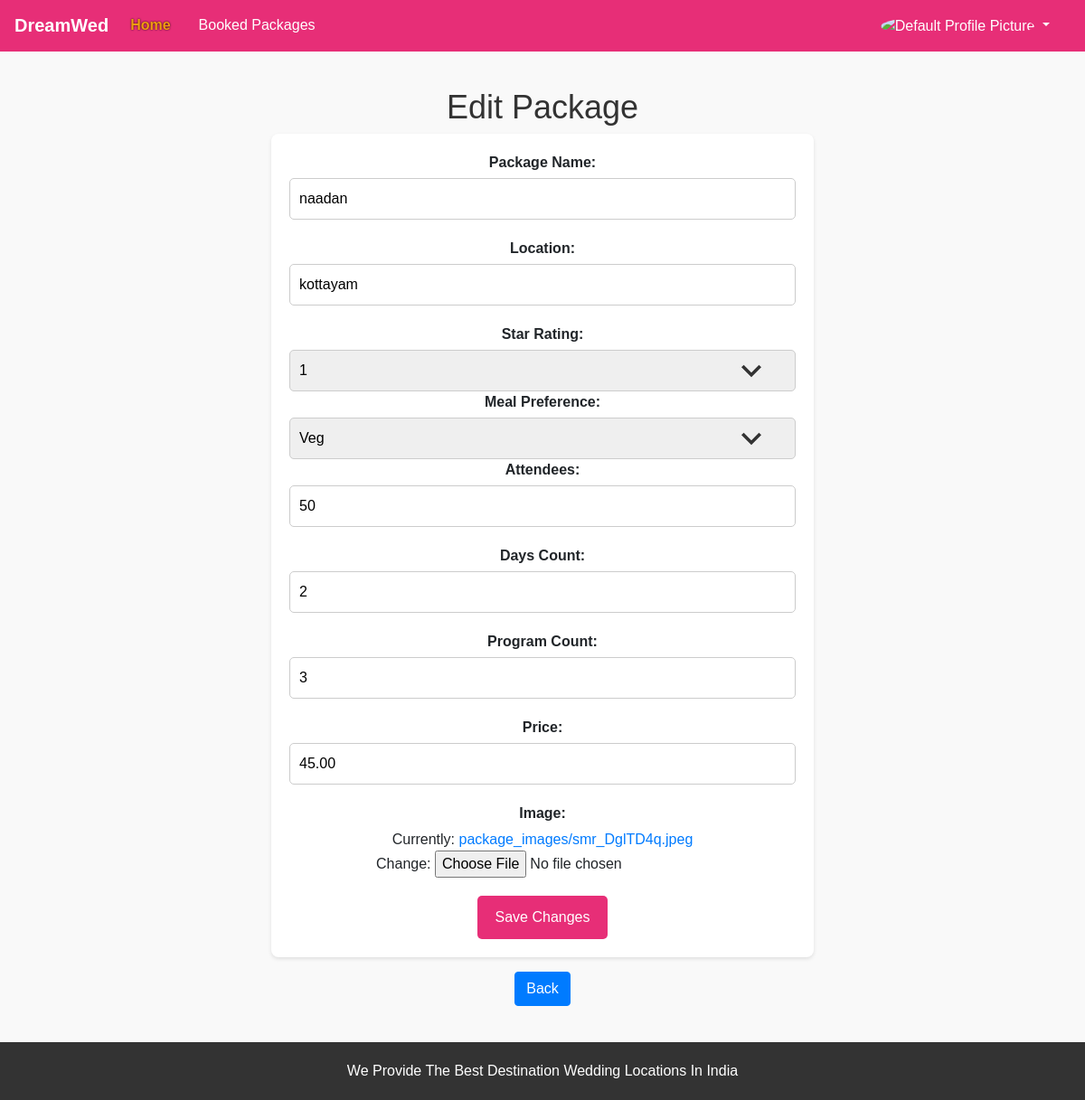
Page /destmanager/package/8/edit/ on the committed database.
### myadmin/models.py (models this page shows, shortened)
class Package(models.Model):
    package_name = models.CharField(max_length=100)
    star_rating = models.IntegerField()
    meal_preference = models.CharField(max_length=50)
    attendees = models.IntegerField()
    days_count = models.IntegerField()
    program_count = models.IntegerField()
    price = models.DecimalField(max_digits=10, decimal_places=2)
    image = models.ImageField(upload_to='package_images/')
    location = models.CharField(max_length=100)

### destmanager/views.py (the view)
# urls.py: path('package/<int:pk>/edit/', views.edit_package, name='edit_package'),
def edit_package(request, pk):
    package = get_object_or_404(Package, pk=pk)
    if request.method == 'POST':
        form = PackageForm(request.POST, request.FILES, instance=package)
        if form.is_valid():
            form.save()
            return redirect('destmanager:eventhome')  # Redirect to package detail page after editing
    else:
        form = PackageForm(instance=package)
    return render(request, 'destmanager/edit_package.html', {'form': form})

### myadmin/forms.py
class PackageForm(forms.ModelForm):
    class Meta:
        model = Package
        fields = ['package_name', 'star_rating', 'meal_preference', 'attendees', 'days_count', 'program_count', 'price', 'image','location']

### destmanager/templates/destmanager/edit_package.html (shortened to what this page needs)
{% load static %}
<!DOCTYPE html>
<html lang="en">
<head>
    <link rel="stylesheet" href="https://maxcdn.bootstrapcdn.com/bootstrap/4.5.2/css/bootstrap.min.css">
    <link rel="stylesheet" href="https://cdnjs.cloudflare.com/ajax/libs/font-awesome/5.15.4/css/all.min.css">
</head>
<body>
    <nav class="navbar navbar-expand-lg navbar-light custom-navbar">
        <a class="navbar-brand" href="{% url 'destmanager:eventhome' %}">DreamWed</a>
        <div class="collapse navbar-collapse" id="navbarNav">
            <ul class="navbar-nav">
                <li class="nav-item active">
                    <a class="nav-link" href="{% url 'destmanager:eventhome' %}">Home</a>
                </li>
                <li class="nav-item">
                    <a class="nav-link" href="{% url 'destmanager:package_booking_list' %}">Booked Packages</a>
                </li>
            </ul>
            <ul class="navbar-nav ml-auto">
                <li class="nav-item dropdown">
                    <a class="nav-link dropdown-toggle" href="#" id="profileDropdown" role="button" data-toggle="dropdown" aria-haspopup="true" aria-expanded="false">
                        {% if profile_image_url %}
                            <img src="{{ profile_image_url }}" alt="Profile Picture" width="40" height="40" class="rounded-circle">
                        {% else %}
                            <img src="{% static '/images/no.jpg' %}" alt="Default Profile Picture" width="40" height="40" class="rounded-circle">
                        {% endif %}
                    </a>
                </li>
            </ul>
        </div>
    </nav>
    <div class="main-content">
        <h1>Edit Package</h1>
        <form id="secondPackageForm" method="post" enctype="multipart/form-data">
            <div class="form-group">
                <label for="id_package_name">Package Name:</label>
                {{ form.package_name }}
            </div>
            <div class="form-group">
                <label for="id_location">Location:</label>
                {{ form.location }}
            </div>
            <label for="id_star_rating">Star Rating:</label>
            <select id="id_star_rating" name="star_rating">
                <option value="1">1</option>
            </select>
                <label for="id_meal_preference">Meal Preference:</label>
                <select id="id_meal_preference" name="meal_preference">
                    <option value="veg">Veg</option>
                </select>
            <div class="form-group">
                <label for="id_attendees">Attendees:</label>
                {{ form.attendees }}
            </div>
            <div class="form-group">
                <label for="id_days_count">Days Count:</label>
                {{ form.days_count }}
            </div>
            <div class="form-group">
                <label for="id_program_count">Program Count:</label>
                {{ form.program_count }}
            </div>
            <div class="form-group">
                <label for="id_price">Price:</label>
                {{ form.price }}
            </div>
            <div class="form-group">
                <label for="id_image">Image:</label>
                {{form.image}}
            </div>
            <button type="submit" class="btn btn-primary">Save Changes</button>
        </form>
            <a href="{% url 'destmanager:package_booking_list' %}" class="btn btn-primary mt-3">Back</a>
    </div>
    <footer>
        We Provide The Best Destination Wedding Locations In India
    </footer>
</body>
</html>

### destmanager/templates/destmanager/edit_package.html (style rules this page uses)
body { font-family: Arial, sans-serif; margin: 0; padding: 0; background-color: #f9f9f9; }
.main-content { padding: 40px; text-align: center; }
h1 { font-size: 36px; color: #333; }
footer { background-color: #333; color: #ffffff; text-align: center; padding: 20px; }
.custom-navbar { background-color: #e72e77; }
.custom-navbar .navbar-brand { color: #fff; font-weight: bold; }
.custom-navbar .navbar-nav .nav-link { color: #fff; margin-right: 15px; }
.custom-navbar .nav-item.active .nav-link { color: #f39c12; font-weight: bold; text-shadow: 0 0 2px #000; }
form { max-width: 600px; margin: 0 auto; background-color: #fff; padding: 20px; border-radius: 8px; box-shadow: 0 2px 4px rgba(0, 0, 0, 0.1); }
.form-group { margin-bottom: 20px; }
label { display: block; font-weight: bold; margin-bottom: 5px; }
input[type="text"], input[type="number"], select { width: 100%; padding: 10px; border: 1px solid #ccc; border-radius: 5px; font-size: 16px; outline: none; }
select { appearance: none; -webkit-appearance: none; -moz-appearance: none; background-repeat: no-repeat; background-position-x: 95%; background-position-y: 50%; }
button[type="submit"] { background-color: #e72e77; color: #fff; padding: 12px 20px; border: none; border-radius: 5px; font-size: 16px; cursor: pointer; transition: background-color 0.3s ease; }

### rows in the picture
Package: package_name "naadan", location "kottayam", attendees "50", days_count "2", program_count "3", price "45.00"
